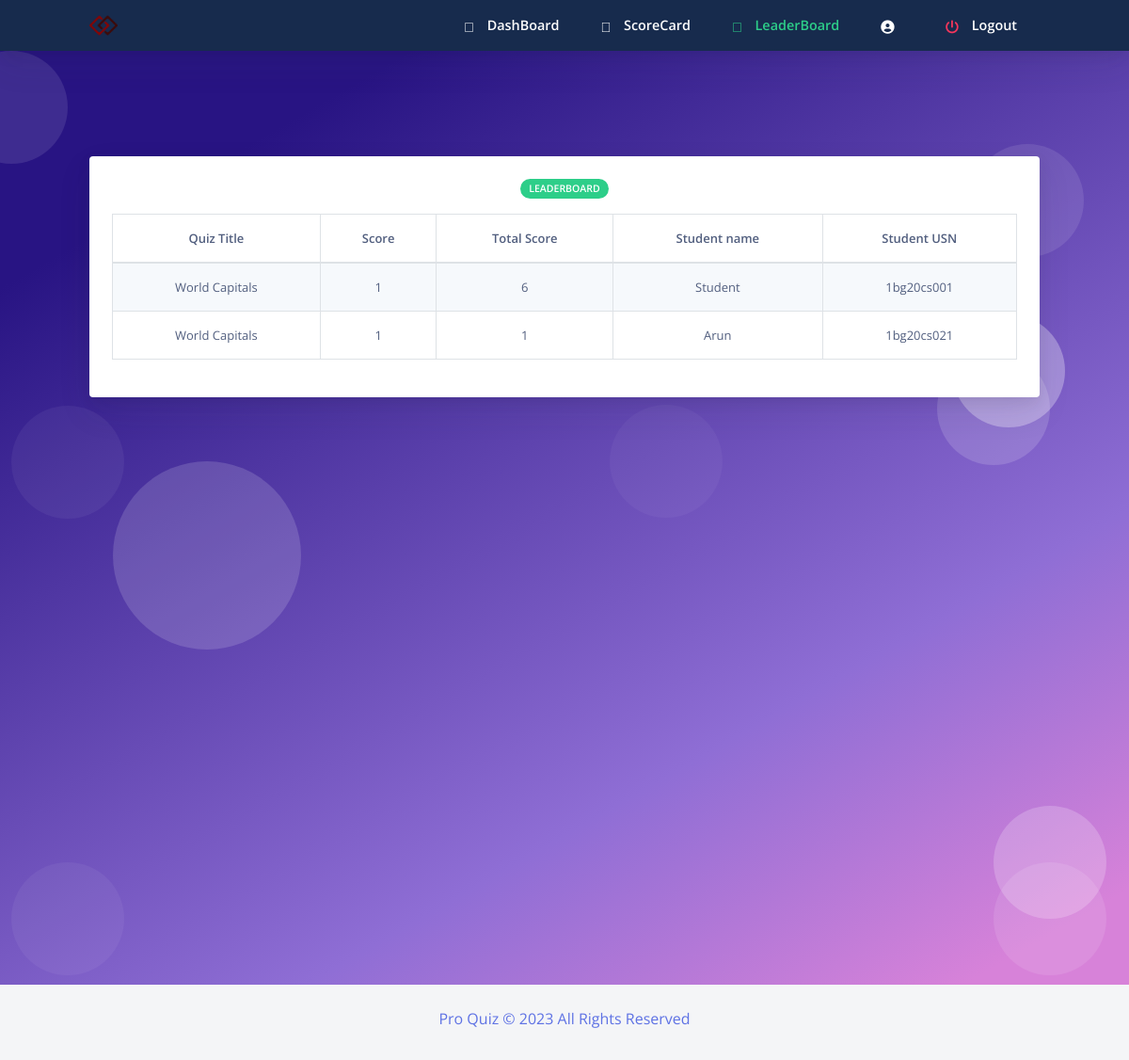
The app's page /quiz_frontend/studleaderboard.php with its own data.
### tables this page shows
CREATE TABLE `score` (
  `slno` int(11) NOT NULL,
  `score` int(11) NOT NULL,
  `quizid` int(11) NOT NULL,
  `usn` varchar(30) NOT NULL,
  `totalscore` int(11) NOT NULL
);

CREATE TABLE `quiz` (
  `quizid` int(11) NOT NULL,
  `quizname` varchar(20) NOT NULL,
  `date_created` timestamp NOT NULL DEFAULT current_timestamp(),
  `staffid` varchar(30) NOT NULL
);

CREATE TABLE `student` (
  `usn` varchar(10) NOT NULL,
  `name` varchar(20) NOT NULL,
  `mail` varchar(30) NOT NULL,
  `phno` varchar(10) NOT NULL,
  `gender` varchar(1) NOT NULL,
  `DOB` varchar(10) NOT NULL,
  `pw` varchar(200) NOT NULL,
  `dept` varchar(3) DEFAULT NULL
);

### quiz_frontend/studleaderboard.php (the view, shortened to what this page needs)
<html>
<?php require ("header.php");?>
<?php
require_once 'sql.php';
                $conn = mysqli_connect($host, $user, $ps, $project);if (!$conn) {
    echo "<script>alert(\"Database error retry after some time !\")</script>";
}
?>
  <body class="bg-white" id="top">
    <nav
      id="navbar-main"
      class="
        navbar navbar-main navbar-expand-lg
        bg-default
        navbar-light
        position-sticky
        top-0
        shadow
        py-0
      "
    >
      <div class="container">
        <ul class="navbar-nav navbar-nav-hover align-items-lg-center">
          <li class="nav-item dropdown">
            <a href="index.php" class="navbar-brand mr-lg-5 text-white">
                               <img src="assets/img/logo.png" />
            </a>
          </li>
        </ul>
        <div class="navbar-collapse collapse bg-default" id="navbar_global">
          <ul class="navbar-nav align-items-lg-center ml-auto">
				 <li class="nav-item">
              <a href="homestud.php" class="nav-link">
                <span class="text-white nav-link-inner--text font-weight-bold"
                  ><i class="text-white fad fa-home"></i> DashBoard</span
                >
              </a>
            </li>
			 <li class="nav-item">
              <a href="studscorecard.php" class="nav-link">
                <span class="text-white nav-link-inner--text font-weight-bold"
                  ><i class="text-white fad fa-poll"></i> ScoreCard</span
                >
              </a>
            </li>
			 <li class="nav-item">
              <a href="studleaderboard.php" class="nav-link">
                <span class="text-success nav-link-inner--text font-weight-bold"
                  ><i class="text-success fad fa-award"></i> LeaderBoard</span
                >
              </a>
            </li>
			 <li class="nav-item">
              <a href="studprofile.php" class="nav-link">
                <span class="text-white nav-link-inner--text font-weight-bold"
                  ><i class="text-white fas fa-user-circle"></i> <?php echo $dbname ?></span
                >
              </a>
            </li>
		   <li class="nav-item">
              <a href="logout.php" class="nav-link">
                <span class="text-white nav-link-inner--text font-weight-bold"
                  ><i class="text-danger fas fa-power-off"></i> Logout</span
                >
              </a>
            </li>
          </ul>
        </div>
      </div>
    </nav>
  <section class="section section-shaped section-lg">
    <div class="shape shape-style-1 shape-primary">
      <span></span>
      <span></span>
      <span></span>
      <span></span>
      <span></span>
      <span></span>
      <span></span>
      <span></span>
      <span></span>
      <span></span>
    </div>
<div class="container">
<div class="row">
            <div class="col-sm-12 mb-3">
              <div class="card card-body bg-gradient-white text-white mt-3">
			   <div class="col-12 mx-auto text-center">
            <span class="badge badge-success badge-pill mb-3">Leaderboard</span>
          </div>
            <?php
            $sql="call leaderboard;";
            $res=mysqli_query($conn,$sql);
            if($res)
            {
                echo "<table id=\"le\" class=\"table table-striped table-hover table-bordered text-center \">
				<thead class=\" font-weight-bold \"><tr>
				<td>Quiz Title</td>
				<td>Score</td>
				<td>Total Score</td>
				<td>Student name</td>
				<td>Student USN</td>
				</tr></thead>";
                while ($row = mysqli_fetch_assoc($res)) {
                    echo "<tr><td>".$row["quizname"]."</td><td>".$row["score"]."</td><td>".$row["totalscore"]."</td><td>".$row["name"]."</td><td>".$row["usn"]."</td></tr>";
                }
                echo "</table>";
            }
            else{
                echo mysqli_error($conn);
            }
            ?>
             </div>
                </div>
              </div>
    </div>
</section>
    <?php require("footer.php");?>
</body>
</html>

### records on screen
score: quizid.quizname "World Capitals", score "1", totalscore "6", usn.name "Student", usn "1bg20cs001"
score: quizid.quizname "World Capitals", score "1", totalscore "1", usn.name "Arun", usn "1bg20cs021"
